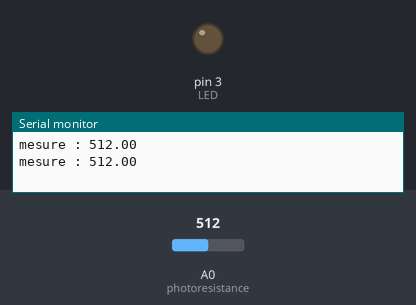
Bench run of a sketch on a simulated Arduino Uno, built with avr-gcc and run on an emulated ATmega328P. Parts: output pins drawn as LEDs (lit = HIGH), the last lines printed to the serial monitor. The test bench sets the inputs (shaded band); at power-on: A0 (photoresistance) = 512.

Above: at 1.8 s.
1.9 s: A0 (photoresistance) set to 40
3.4 s: A0 (photoresistance) set to 32
At 4.7 s:
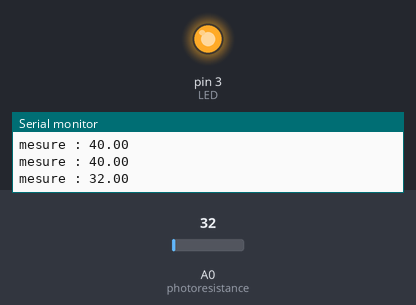
5.5 s: A0 (photoresistance) set to 122
At 6.3 s:
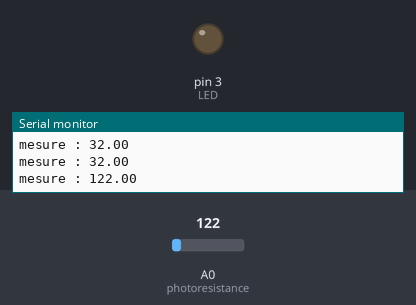
7.5 s: A0 (photoresistance) set to 25
At 9.1 s:
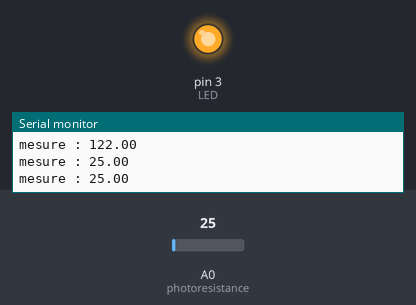
Timing chart, 0 to 10.5 s (numbered marks = the images above; inputs shaded):
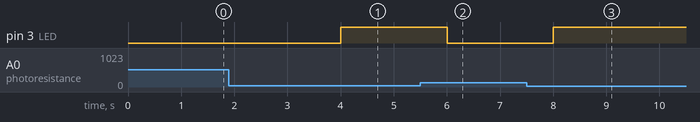

The sketch:

photoresistance.ino
```cpp
const int photoresistance = 0;  // numero pin photoresistance
const int LED = 3;              // numero pin LED
float rn_luminosite;            // valeur numerique conversion 0-1023
float seuil = 35;               // correspond à l'obscurité

void setup()
{
    pinMode(LED, OUTPUT);
    Serial.begin(9600);         // initialisation communication serie à 9600 bauds
}

void loop(){
   rn_luminosite = analogRead(photoresistance);  // lecture de la valeur numerique Rn
   if (rn_luminosite <= seuil){  // Si on est dans l'obscurité
       digitalWrite(LED, HIGH);  // On allume la lumiere
   }else{                        // Sinon
       digitalWrite(LED, LOW);   // On éteint la LED
   }
   Serial.print("mesure : ");    // Affichage sur le moniteur série
   Serial.println(rn_luminosite);
   delay(1000);
}
```

Measured:
- the behaviour switches between 36 and 35 on A0 (photoresistance) (found by bisection; images 0 and 1)
- after the input at 3.4 s, pin 3 (LED): LOW → HIGH after 0.60 s
- after the input at 5.5 s, pin 3 (LED): HIGH → LOW after 0.50 s
- after the input at 7.5 s, pin 3 (LED): LOW → HIGH after 0.51 s
